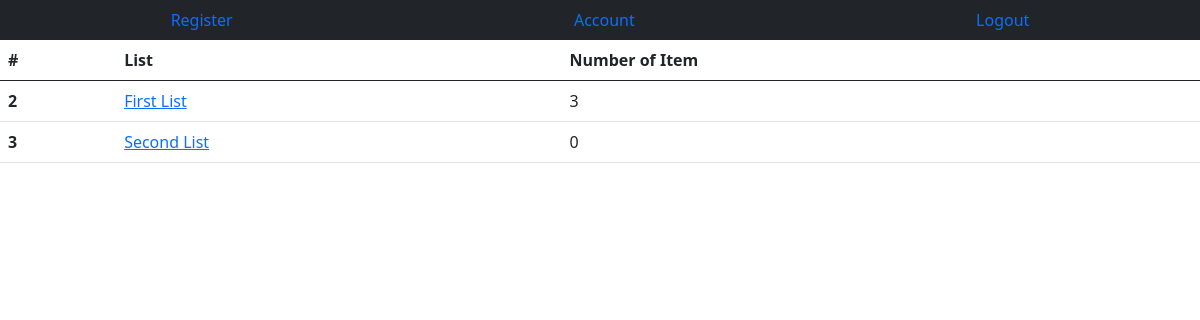
/, run on an earlier commit of the app's database.
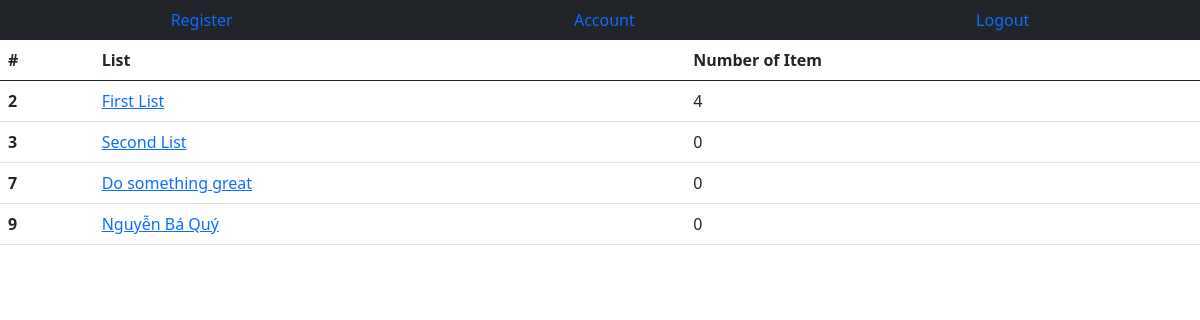
And on a later commit of the database.
### todolist/models.py (models this page shows, shortened)
class ToDoList(models.Model):
    name = models.CharField(max_length=200)

### todolist/views.py (the view)
# urls.py: 2. Add a URL to urlpatterns:  path('', views.home, name='home')
def home(response):
    list = ToDoList.objects.all()
    return render(response, "todolist/home.html", {'list': list})

### todolist/templates/todolist/home.html (shortened to what this page needs)
{% extends 'todolist/base.html' %}
{% block content %}
<table class="table">
  <thead>
    <tr>
      <th scope="col">#</th>
      <th scope="col">List</th>
      <th scope="col">Number of Item</th>
    </tr>
  </thead>
  <tbody>
    {% for item in list %}
        <tr>
          <th scope="row">{{ item.id }}</th>
          <td><a href="/{{ item.id }}">{{ item.name }}</a></td>
          <td>{{ item.item_set.count }}</td>
        </tr>
    {% endfor %}
  </tbody>
</table>
{% endblock %}

### todolist/templates/todolist/base.html (shortened to what this page needs)
<!doctype html>
<html lang="en">
<head>
    <link href="https://cdn.jsdelivr.net/npm/bootstrap@5.0.2/dist/css/bootstrap.min.css" rel="stylesheet"
>
</head>
<body>
<ul class="nav justify-content-around bg-dark">
    <li class="nav-item">
        <a class="nav-link active" aria-current="page" href="{% url 'register' %}">Register</a>
    </li>
    <li class="nav-item">
        <a class="nav-link" href="{% url 'login' %}">
            {% if request.user.is_authenticated %}
                {{ request.user.username }}
            {% else %}
                Account
            {% endif %}
        </a>
    </li>
    <li class="nav-item">
        <a class="nav-link" href="{% url 'logout' %}">Logout</a>
    </li>
</ul>
{% block content %}
{% endblock %}
</body>
</html>

What changed in the data, as far as the page shows it:
computed for ToDoList "First List": item_set.count "3" → "4"
added ToDoList: id "7", name "Do something great", item_set.count "0"
added ToDoList: id "9", name "Nguyễn Bá Quý", item_set.count "0"
